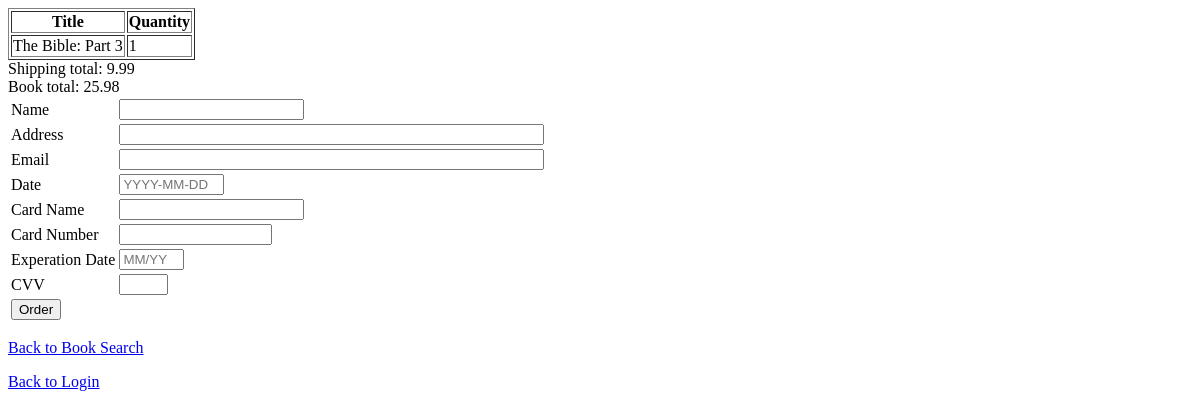
/orders.php (signed in), run on an earlier commit of the app's database.
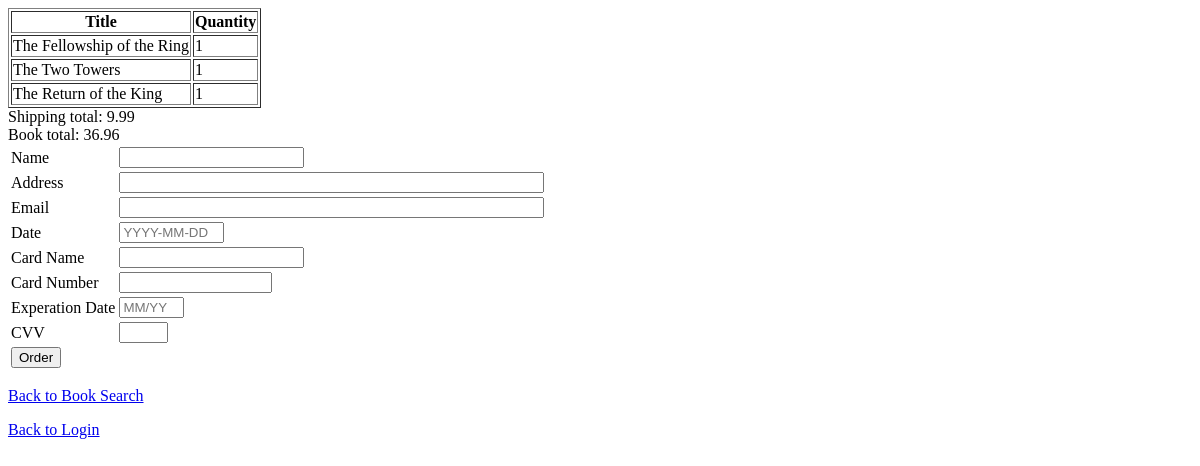
And on a later commit of the database.
### tables this page shows
create table cart (
	cart_id int(20) NOT NULL AUTO_INCREMENT,
	order_id int,
	isbn char(17),
	quantity int(2),
	constraint foreign key (order_id) references orders(order_id),
	constraint foreign key (isbn) references book(isbn),
	primary key (cart_id)	
)AUTO_INCREMENT=1;

create table book (
	isbn char(255),
	publisher_id int,
	author_id int,
	type char(255),
	title char(255),
	price double,
	genre char(255),
	series char(255) default "NA",
	constraint foreign key (publisher_id) references publisher(publisher_id),
	constraint foreign key (author_id) references author(author_id),
	primary key (isbn)
);

### orders.php (the view, shortened to what this page needs)
<html>
  <head>
  </head>
  <body>
  <table>
<?php
  $myconnection = mysqli_connect('localhost', 'root', '')
    or die ('Could not connect: ' . mysql_error());
      $getID = "select order_id from orders order by order_id desc limit 1";
      $getIDResult = mysqli_query($myconnection, $getID) or die ('Query failed: ' . mysql_error());
      $row = mysqli_fetch_array ($getIDResult ,MYSQLI_ASSOC);
      $order = $row["order_id"];
  $total = 0;
  $isPhysical = False;
  $shipping = 0;
  echo "<table border='1'>
  <tr>
  <th>Title</th>
  <th>Quantity</th>
  </tr>";
  $cart_item = "select * from cart where order_id = $order";
  $getCart = mysqli_query($myconnection, $cart_item) or die ('Query failed: ' . mysql_error());
  while ($cart = mysqli_fetch_array($getCart, MYSQLI_ASSOC)) {
	$id = $cart["isbn"];
	$title = "select * from book where isbn = \"$id\"";
	$getTitle = mysqli_query($myconnection, $title) or die ('Query failed: ' . mysql_error());
        $book = mysqli_fetch_array($getTitle, MYSQLI_ASSOC);
        if($book["type"] == "hardcover" || $book["type"] == "paperback"){
	 $isPhysical = True;
	} else if ($book["type"] == "audio" || $book["type"] == "ebook"){
	 $isDigital = True;
	}
	$total += $book["price"] * $cart["quantity"];
	echo "<tr>";
	echo "<td>" .$book["title"]. "</td>";
	echo "<td>" .$cart["quantity"]. "</td>";
  }
  echo "</table>";
  if($isPhysical == True){
  	$pshipping = "select price from shipping_cost where type = \"mail\"";
	$getpshipping = mysqli_query($myconnection, $pshipping) or die ('Query failed: ' . mysql_error());
	$p_cost = mysqli_fetch_array($getpshipping, MYSQLI_ASSOC);
	$shipping += $p_cost["price"];
  }
  $total = $total + $shipping;
  echo "Shipping total: " .$shipping. "<br>";
  echo "Book total: " .$total;
?>
<form action="orders_submit.php" method="post">
<table border="0">
<tr>
  <td>Name</td>
  <td align="left"><input type="text" name="name" size="20" maxlength="20"/></td>
</tr>
  <td>Address</td>
  <td align="left"><input type="text" name="address" size="50" maxlength="50"/></td>
  <td>Email</td>
  <td align="left"><input type="text" name="email" size="50" maxlength="50"/></td>
<tr>
  <td>Date</td>
  <td align="left"><input type="text" name="date" size="10" placeholder="YYYY-MM-DD"/></td>
</tr>
<tr>
  <td>Card Name</td>
  <td align="left"><input type="text" name="cname" size="20" maxlength="20"/></td>
</tr>
<tr>
  <td>Card Number</td>
  <td align="left"><input type="text" name="cnumber" size="16"/></td>
</tr>
<tr>
  <td>Experation Date</td>
  <td align="left"><input type="text" name="edate" size="5" placeholder="MM/YY"/></td>
</tr>
<tr>
  <td>CVV</td>
  <td align="left"><input type="text" name="cvv" size="3"/></td>
</tr>
<tr>
  <td colspan="2" align="left"><input type="submit" value="Order"/></td>
</tr>
</table>
</form>
  </table>
  </body>
<p><a href ="search_book_form.php">Back to Book Search</a></p>
<p><a href ="login.html">Back to Login</a></p>
  </html>

What changed in the data, as far as the page shows it:
no longer on this page (row edited): cart: isbn.title "The Bible: Part 3", quantity "1"
added cart: isbn.title "The Fellowship of the Ring", quantity "1"
added cart: isbn.title "The Two Towers", quantity "1"
added cart: isbn.title "The Return of the King", quantity "1"
Also different on the page:
$total: "25.98" → "36.96"
